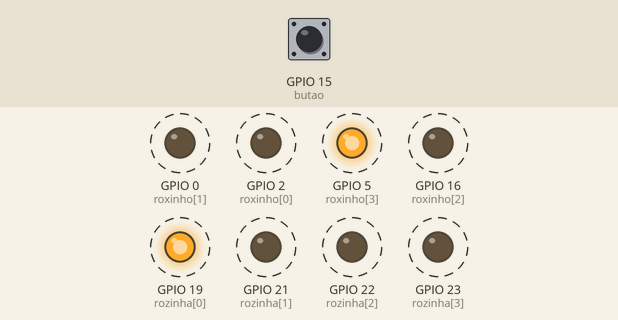
This sketch was run on a simulated ESP32. Shown: output pins drawn as LEDs (lit = HIGH). Dashed ring = blinking. The test bench sets the inputs (shaded band); at power-on: GPIO 15 (butao) HIGH.

Above: at 2.8 s.
2.9 s: GPIO 15 (butao) pulled LOW for 1.2 s
At 3.12 s:
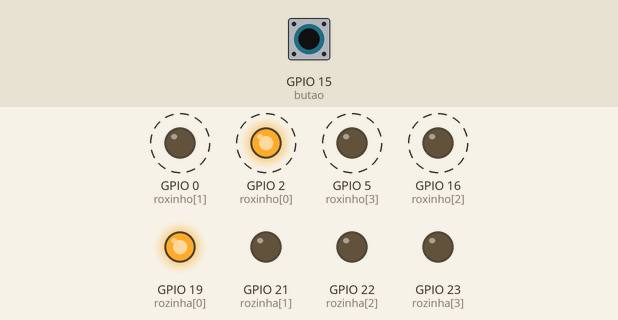
6.4 s: GPIO 15 (butao) pulled LOW for 3.2 s
At 6.62 s:
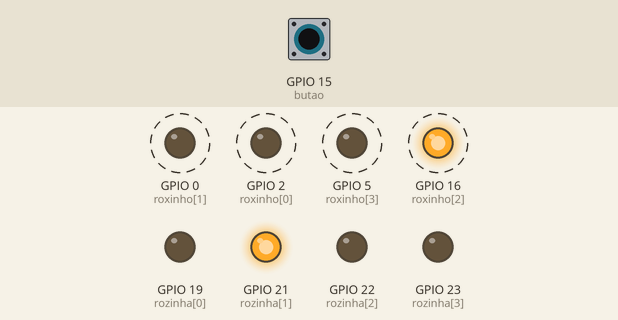
Timing chart, 0 to 17.1 s (numbered marks = the images above; inputs shaded):
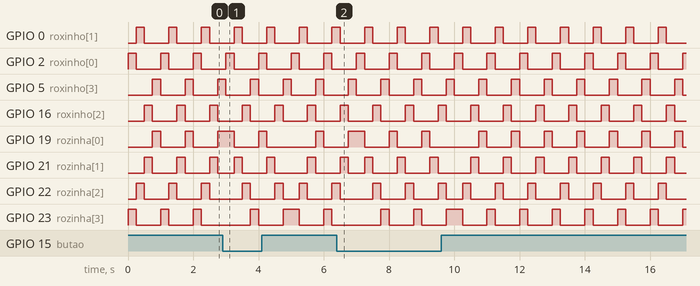

The sketch:

sketch.ino
```cpp
#define leds 4
#define butao 15
int roxinho[leds]= {2,0,16,5};
int rozinha[leds]= {19,21,22,23};

void setup() {
  for(int i=0;i<leds;i++){
    pinMode(roxinho[i], OUTPUT);
    pinMode(rozinha[i], OUTPUT);
  }
pinMode(butao, INPUT_PULLUP);
}

void loop() {
  while(digitalRead(butao) == HIGH){
    for(int i= 0; i<leds;i++){
      digitalWrite(roxinho[i], HIGH);
      digitalWrite(rozinha[leds -1-i],HIGH);
      delay(250);
      digitalWrite(roxinho[i], LOW);
      digitalWrite(rozinha[leds -1-i],LOW);
    }
  }
      for(int i= 0; i<leds;i++){
      digitalWrite(roxinho[i],HIGH);
      digitalWrite(rozinha[i],HIGH);
      delay(250);
      digitalWrite(roxinho[i],LOW);
      digitalWrite(rozinha[i],LOW);
    }
}
```

Measured:
- by itself, GPIO 0 (roxinho[1]), GPIO 2 (roxinho[0]), GPIO 5 (roxinho[3]), GPIO 16 (roxinho[2]): alternates HIGH for 0.25 s and LOW for 0.75 s
